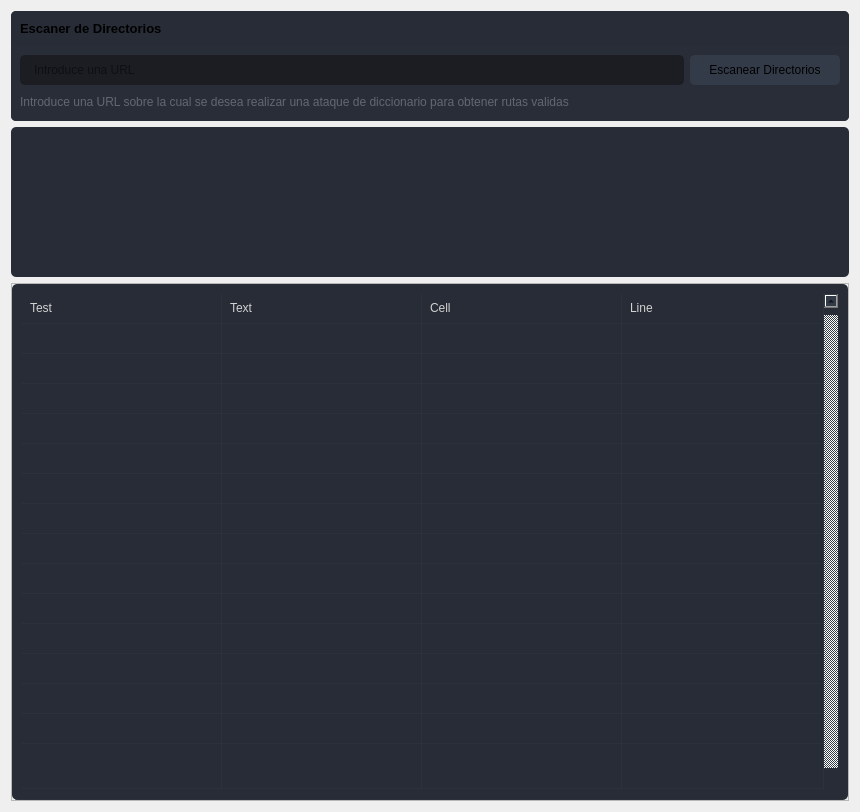
                    <widget class="QWidget" name="page_5">
                     <layout class="QVBoxLayout" name="verticalLayout_39">
                      <item>
                       <widget class="QFrame" name="frame_16">
                        <property name="styleSheet">
                         <string notr="true">border-radius: 5px;</string>
                        </property>
                        <property name="frameShape">
                         <enum>QFrame::StyledPanel</enum>
                        </property>
                        <property name="frameShadow">
                         <enum>QFrame::Raised</enum>
                        </property>
                        <layout class="QVBoxLayout" name="verticalLayout_40">
                         <property name="spacing">
                          <number>0</number>
                         </property>
                         <property name="leftMargin">
                          <number>0</number>
                         </property>
                         <property name="topMargin">
                          <number>0</number>
                         </property>
                         <property name="rightMargin">
                          <number>0</number>
                         </property>
                         <property name="bottomMargin">
                          <number>0</number>
                         </property>
                         <item>
                          <widget class="QFrame" name="frame_div_content_7">
                           <property name="minimumSize">
                            <size>
                             <width>0</width>
                             <height>110</height>
                            </size>
                           </property>
                           <property name="maximumSize">
                            <size>
                             <width>16777215</width>
                             <height>110</height>
                            </size>
                           </property>
                           <property name="styleSheet">
                            <string notr="true">background-color: rgb(41, 45, 56);
border-radius: 5px;
</string>
                           </property>
                           <property name="frameShape">
                            <enum>QFrame::NoFrame</enum>
                           </property>
                           <property name="frameShadow">
                            <enum>QFrame::Raised</enum>
                           </property>
                           <layout class="QVBoxLayout" name="verticalLayout_41">
                            <property name="spacing">
                             <number>0</number>
                            </property>
                            <property name="leftMargin">
                             <number>0</number>
                            </property>
                            <property name="topMargin">
                             <number>0</number>
                            </property>
                            <property name="rightMargin">
                             <number>0</number>
                            </property>
                            <property name="bottomMargin">
                             <number>0</number>
                            </property>
                            <item>
                             <widget class="QFrame" name="frame_title_wid_7">
                              <property name="maximumSize">
                               <size>
                                <width>16777215</width>
                                <height>35</height>
                               </size>
                              </property>
                              <property name="styleSheet">
                               <string notr="true">background-color: rgb(39, 44, 54);</string>
                              </property>
                              <property name="frameShape">
                               <enum>QFrame::StyledPanel</enum>
                              </property>
                              <property name="frameShadow">
                               <enum>QFrame::Raised</enum>
                              </property>
                              <layout class="QVBoxLayout" name="verticalLayout_42">
                               <item>
                                <widget class="QLabel" name="labelBoxBlenderInstalation_7">
                                 <property name="font">
                                  <font>
                                   <family>Segoe UI</family>
                                   <pointsize>10</pointsize>
                                   <weight>75</weight>
                                   <bold>true</bold>
                                  </font>
                                 </property>
                                 <property name="styleSheet">
                                  <string notr="true"/>
                                 </property>
                                 <property name="text">
                                  <string>Escaner de Directorios</string>
                                 </property>
                                </widget>
                               </item>
                              </layout>
                             </widget>
                            </item>
                            <item>
                             <widget class="QFrame" name="frame_content_wid_7">
                              <property name="frameShape">
                               <enum>QFrame::NoFrame</enum>
                              </property>
                              <property name="frameShadow">
                               <enum>QFrame::Raised</enum>
                              </property>
                              <layout class="QHBoxLayout" name="horizontalLayout_27">
                               <item>
                                <layout class="QGridLayout" name="gridLayout_13">
                                 <property name="bottomMargin">
                                  <number>0</number>
                                 </property>
                                 <item row="0" column="0">
                                  <widget class="QLineEdit" name="lineEdit_7">
                                   <property name="minimumSize">
                                    <size>
                                     <width>0</width>
                                     <height>30</height>
                                    </size>
                                   </property>
                                   <property name="styleSheet">
                                    <string notr="true">QLineEdit {
	background-color: rgb(27, 29, 35);
	border-radius: 5px;
	border: 2px solid rgb(27, 29, 35);
	padding-left: 10px;
}
QLineEdit:hover {
	border: 2px solid rgb(64, 71, 88);
}
QLineEdit:focus {
	border: 2px solid rgb(91, 101, 124);
}</string>
                                   </property>
                                   <property name="placeholderText">
                                    <string>Introduce una URL</string>
                                   </property>
                                  </widget>
                                 </item>
                                 <item row="0" column="1">
                                  <widget class="QPushButton" name="escanear_7">
                                   <property name="sizePolicy">
                                    <sizepolicy hsizetype="Preferred" vsizetype="Preferred">
                                     <horstretch>0</horstretch>
                                     <verstretch>0</verstretch>
                                    </sizepolicy>
                                   </property>
                                   <property name="minimumSize">
                                    <size>
                                     <width>150</width>
                                     <height>30</height>
                                    </size>
                                   </property>
                                   <property name="font">
                                    <font>
                                     <family>Segoe UI</family>
                                     <pointsize>9</pointsize>
                                    </font>
                                   </property>
                                   <property name="styleSheet">
                                    <string notr="true">QPushButton {
	border: 2px solid rgb(52, 59, 72);
	border-radius: 5px;
	background-color: rgb(52, 59, 72);
}
QPushButton:hover {
	background-color: rgb(57, 65, 80);
	border: 2px solid rgb(61, 70, 86);
}
QPushButton:pressed {
	background-color: rgb(35, 40, 49);
	border: 2px solid rgb(43, 50, 61);
}</string>
                                   </property>
                                   <property name="text">
                                    <string>Escanear Directorios</string>
                                   </property>
                                   <property name="icon">
                                    <iconset>
                                     <normaloff>icons/16x16/cil-folder-open.png</normaloff>icons/16x16/cil-folder-open.png</iconset>
                                   </property>
                                  </widget>
                                 </item>
                                 <item row="1" column="0" colspan="2">
                                  <widget class="QLabel" name="labelVersion_9">
                                   <property name="styleSheet">
                                    <string notr="true">color: rgb(98, 103, 111);</string>
                                   </property>
                                   <property name="lineWidth">
                                    <number>1</number>
                                   </property>
                                   <property name="text">
                                    <string>Introduce una URL sobre la cual se desea realizar una ataque de diccionario para obtener rutas validas</string>
                                   </property>
                                   <property name="alignment">
                                    <set>Qt::AlignLeading|Qt::AlignLeft|Qt::AlignVCenter</set>
                                   </property>
                                  </widget>
                                 </item>
                                </layout>
                               </item>
                              </layout>
                             </widget>
                            </item>
                           </layout>
                          </widget>
                         </item>
                        </layout>
                       </widget>
                      </item>
                      <item>
                       <widget class="QFrame" name="frame_17">
                        <property name="minimumSize">
                         <size>
                          <width>0</width>
                          <height>150</height>
                         </size>
                        </property>
                        <property name="styleSheet">
                         <string notr="true">background-color: rgb(39, 44, 54);
border-radius: 5px;</string>
                        </property>
                        <property name="frameShape">
                         <enum>QFrame::StyledPanel</enum>
                        </property>
                        <property name="frameShadow">
                         <enum>QFrame::Raised</enum>
                        </property>
                        <layout class="QVBoxLayout" name="verticalLayout_43">
                         <item>
                          <layout class="QGridLayout" name="gridLayout_14"/>
                         </item>
                        </layout>
                       </widget>
                      </item>
                      <item>
                       <widget class="QFrame" name="frame_18">
                        <property name="minimumSize">
                         <size>
                          <width>0</width>
                          <height>150</height>
                         </size>
                        </property>
                        <property name="frameShape">
                         <enum>QFrame::StyledPanel</enum>
                        </property>
                        <property name="frameShadow">
                         <enum>QFrame::Raised</enum>
                        </property>
                        <layout class="QHBoxLayout" name="horizontalLayout_28">
                         <property name="spacing">
                          <number>0</number>
                         </property>
                         <property name="leftMargin">
                          <number>0</number>
                         </property>
                         <property name="topMargin">
                          <number>0</number>
                         </property>
                         <property name="rightMargin">
                          <number>0</number>
                         </property>
                         <property name="bottomMargin">
                          <number>0</number>
                         </property>
                         <item>
                          <widget class="QTableWidget" name="tableWidget_6">
                           <property name="sizePolicy">
                            <sizepolicy hsizetype="Expanding" vsizetype="Expanding">
                             <horstretch>0</horstretch>
                             <verstretch>0</verstretch>
                            </sizepolicy>
                           </property>
                           <property name="palette">
                            <palette>
                             <active>
                              <colorrole role="WindowText">
                               <brush brushstyle="SolidPattern">
                                <color alpha="255">
                                 <red>210</red>
                                 <green>210</green>
                                 <blue>210</blue>
                                </color>
                               </brush>
                              </colorrole>
                              <colorrole role="Button">
                               <brush brushstyle="SolidPattern">
                                <color alpha="255">
                                 <red>39</red>
                                 <green>44</green>
                                 <blue>54</blue>
                                </color>
                               </brush>
                              </colorrole>
                              <colorrole role="Text">
                               <brush brushstyle="SolidPattern">
                                <color alpha="255">
                                 <red>210</red>
                                 <green>210</green>
                                 <blue>210</blue>
                                </color>
                               </brush>
                              </colorrole>
                              <colorrole role="ButtonText">
                               <brush brushstyle="SolidPattern">
                                <color alpha="255">
                                 <red>210</red>
                                 <green>210</green>
                                 <blue>210</blue>
                                </color>
                               </brush>
                              </colorrole>
                              <colorrole role="Base">
                               <brush brushstyle="SolidPattern">
                                <color alpha="255">
                                 <red>39</red>
                                 <green>44</green>
                                 <blue>54</blue>
                                </color>
                               </brush>
                              </colorrole>
                              <colorrole role="Window">
                               <brush brushstyle="SolidPattern">
                                <color alpha="255">
                                 <red>39</red>
                                 <green>44</green>
                                 <blue>54</blue>
                                </color>
                               </brush>
                              </colorrole>
                              <colorrole role="PlaceholderText">
                               <brush brushstyle="NoBrush">
                                <color alpha="128">
                                 <red>210</red>
                                 <green>210</green>
                                 <blue>210</blue>
                                </color>
                               </brush>
                              </colorrole>
                             </active>
                             <inactive>
                              <colorrole role="WindowText">
                               <brush brushstyle="SolidPattern">
                                <color alpha="255">
                                 <red>210</red>
                                 <green>210</green>
                                 <blue>210</blue>
                                </color>
                               </brush>
                              </colorrole>
                              <colorrole role="Button">
                               <brush brushstyle="SolidPattern">
                                <color alpha="255">
                                 <red>39</red>
                                 <green>44</green>
                                 <blue>54</blue>
                                </color>
                               </brush>
                              </colorrole>
                              <colorrole role="Text">
                               <brush brushstyle="SolidPattern">
                                <color alpha="255">
                                 <red>210</red>
                                 <green>210</green>
                                 <blue>210</blue>
                                </color>
                               </brush>
                              </colorrole>
                              <colorrole role="ButtonText">
                               <brush brushstyle="SolidPattern">
                                <color alpha="255">
                                 <red>210</red>
                                 <green>210</green>
                                 <blue>210</blue>
                                </color>
                               </brush>
                              </colorrole>
                              <colorrole role="Base">
                               <brush brushstyle="SolidPattern">
                                <color alpha="255">
                                 <red>39</red>
                                 <green>44</green>
                                 <blue>54</blue>
                                </color>
                               </brush>
                              </colorrole>
                              <colorrole role="Window">
                               <brush brushstyle="SolidPattern">
                                <color alpha="255">
                                 <red>39</red>
                                 <green>44</green>
                                 <blue>54</blue>
                                </color>
                               </brush>
                              </colorrole>
                              <colorrole role="PlaceholderText">
                               <brush brushstyle="NoBrush">
                                <color alpha="128">
                                 <red>210</red>
                                 <green>210</green>
                                 <blue>210</blue>
                                </color>
                               </brush>
                              </colorrole>
                             </inactive>
                             <disabled>
                              <colorrole role="WindowText">
                               <brush brushstyle="SolidPattern">
                                <color alpha="255">
                                 <red>210</red>
                                 <green>210</green>
                                 <blue>210</blue>
                                </color>
                               </brush>
                              </colorrole>
                              <colorrole role="Button">
                               <brush brushstyle="SolidPattern">
                                <color alpha="255">
                                 <red>39</red>
                                 <green>44</green>
                                 <blue>54</blue>
                                </color>
                               </brush>
                              </colorrole>
                              <colorrole role="Text">
                               <brush brushstyle="SolidPattern">
                                <color alpha="255">
                                 <red>210</red>
                                 <green>210</green>
                                 <blue>210</blue>
                                </color>
                               </brush>
                              </colorrole>
                              <colorrole role="ButtonText">
                               <brush brushstyle="SolidPattern">
                                <color alpha="255">
                                 <red>210</red>
                                 <green>210</green>
                                 <blue>210</blue>
                                </color>
                               </brush>
                              </colorrole>
                              <colorrole role="Base">
                               <brush brushstyle="SolidPattern">
                                <color alpha="255">
                                 <red>39</red>
                                 <green>44</green>
                                 <blue>54</blue>
                                </color>
                               </brush>
                              </colorrole>
                              <colorrole role="Window">
                               <brush brushstyle="SolidPattern">
                                <color alpha="255">
                                 <red>39</red>
                                 <green>44</green>
                                 <blue>54</blue>
                                </color>
                               </brush>
                              </colorrole>
                              <colorrole role="PlaceholderText">
                               <brush brushstyle="NoBrush">
                                <color alpha="128">
                                 <red>210</red>
                                 <green>210</green>
                                 <blue>210</blue>
                                </color>
                               </brush>
                              </colorrole>
                             </disabled>
                            </palette>
                           </property>
                           <property name="styleSheet">
                            <string notr="true">QTableWidget {
	background-color: rgb(39, 44, 54);
	padding: 10px;
	border-radius: 5px;
	gridline-color: rgb(44, 49, 60);
	border-bottom: 1px solid rgb(44, 49, 60);
}
QTableWidget::item{
	border-color: rgb(44, 49, 60);
	padding-left: 5px;
	padding-right: 5px;
	gridline-color: rgb(44, 49, 60);
}
QTableWidget::item:selected{
	background-color: rgb(85, 170, 255);
}
QScrollBar:horizontal {
    border: none;
    background: rgb(52, 59, 72);
    height: 14px;
    margin: 0px 21px 0 21px;
	border-radius: 0px;
}
 QScrollBar:vertical {
	border: none;
    background: rgb(52, 59, 72);
    width: 14px;
    margin: 21px 0 21px 0;
	border-radius: 0px;
 }
QHeaderView::section{
	Background-color: rgb(39, 44, 54);
	max-width: 30px;
	border: 1px solid rgb(44, 49, 60);
	border-style: none;
    border-bottom: 1px solid rgb(44, 49, 60);
    border-right: 1px solid rgb(44, 49, 60);
}
QTableWidget::horizontalHeader {
	background-color: rgb(81, 255, 0);
}
QHeaderView::section:horizontal
{
    border: 1px solid rgb(32, 34, 42);
	background-color: rgb(27, 29, 35);
	padding: 3px;
	border-top-left-radius: 7px;
    border-top-right-radius: 7px;
}
QHeaderView::section:vertical
{
    border: 1px solid rgb(44, 49, 60);
}
</string>
                           </property>
                           <property name="frameShape">
                            <enum>QFrame::NoFrame</enum>
                           </property>
                           <property name="verticalScrollBarPolicy">
                            <enum>Qt::ScrollBarAlwaysOn</enum>
                           </property>
                           <property name="sizeAdjustPolicy">
                            <enum>QAbstractScrollArea::AdjustToContents</enum>
                           </property>
                           <property name="editTriggers">
                            <set>QAbstractItemView::NoEditTriggers</set>
                           </property>
                           <property name="alternatingRowColors">
                            <bool>false</bool>
                           </property>
                           <property name="selectionMode">
                            <enum>QAbstractItemView::SingleSelection</enum>
                           </property>
                           <property name="selectionBehavior">
                            <enum>QAbstractItemView::SelectRows</enum>
                           </property>
                           <property name="showGrid">
                            <bool>true</bool>
                           </property>
                           <property name="gridStyle">
                            <enum>Qt::SolidLine</enum>
                           </property>
                           <property name="sortingEnabled">
                            <bool>false</bool>
                           </property>
                           <attribute name="horizontalHeaderVisible">
                            <bool>false</bool>
                           </attribute>
                           <attribute name="horizontalHeaderCascadingSectionResizes">
                            <bool>true</bool>
                           </attribute>
                           <attribute name="horizontalHeaderDefaultSectionSize">
                            <number>200</number>
                           </attribute>
                           <attribute name="horizontalHeaderStretchLastSection">
                            <bool>true</bool>
                           </attribute>
                           <attribute name="verticalHeaderVisible">
                            <bool>false</bool>
                           </attribute>
                           <attribute name="verticalHeaderCascadingSectionResizes">
                            <bool>false</bool>
                           </attribute>
                           <attribute name="verticalHeaderHighlightSections">
                            <bool>false</bool>
                           </attribute>
                           <attribute name="verticalHeaderStretchLastSection">
                            <bool>true</bool>
                           </attribute>
                           <row>
                            <property name="text">
                             <string>New Row</string>
                            </property>
                            <property name="font">
                             <font>
                              <family>Segoe UI</family>
                             </font>
                            </property>
                           </row>
                           <row>
                            <property name="text">
                             <string>New Row</string>
                            </property>
                           </row>
                           <row>
                            <property name="text">
                             <string>New Row</string>
                            </property>
                           </row>
                           <row>
                            <property name="text">
                             <string>New Row</string>
                            </property>
                           </row>
                           <row>
                            <property name="text">
                             <string>New Row</string>
                            </property>
                           </row>
                           <row>
                            <property name="text">
                             <string>New Row</string>
                            </property>
                           </row>
                           <row>
                            <property name="text">
                             <string>New Row</string>
                            </property>
                           </row>
                           <row>
                            <property name="text">
                             <string>New Row</string>
                            </property>
                           </row>
                           <row>
                            <property name="text">
                             <string>New Row</string>
                            </property>
                           </row>
                           <row>
                            <property name="text">
                             <string>New Row</string>
                            </property>
                           </row>
                           <row>
                            <property name="text">
                             <string>New Row</string>
                            </property>
                           </row>
                           <row>
                            <property name="text">
                             <string>New Row</string>
                            </property>
                           </row>
                           <row>
                            <property name="text">
                             <string>New Row</string>
                            </property>
                           </row>
                           <row>
                            <property name="text">
                             <string>New Row</string>
                            </property>
                           </row>
                           <row>
                            <property name="text">
                             <string>New Row</string>
                            </property>
                           </row>
                           <row>
                            <property name="text">
                             <string>New Row</string>
                            </property>
                           </row>
                           <column>
                            <property name="text">
                             <string>0</string>
                            </property>
                           </column>
                           <column>
                            <property name="text">
                             <string>1</string>
                            </property>
                           </column>
                           <column>
                            <property name="text">
                             <string>2</string>
                            </property>
                           </column>
                           <column>
                            <property name="text">
                             <string>3</string>
                            </property>
                           </column>
                           <item row="0" column="0">
                            <property name="text">
                             <string>Test</string>
                            </property>
                           </item>
                           <item row="0" column="1">
                            <property name="text">
                             <string>Text</string>
                            </property>
                           </item>
                           <item row="0" column="2">
                            <property name="text">
                             <string>Cell</string>
                            </property>
                           </item>
                           <item row="0" column="3">
                            <property name="text">
                             <string>Line</string>
                            </property>
                           </item>
                          </widget>
                         </item>
                        </layout>
                       </widget>
                      </item>
                     </layout>
                    </widget>
